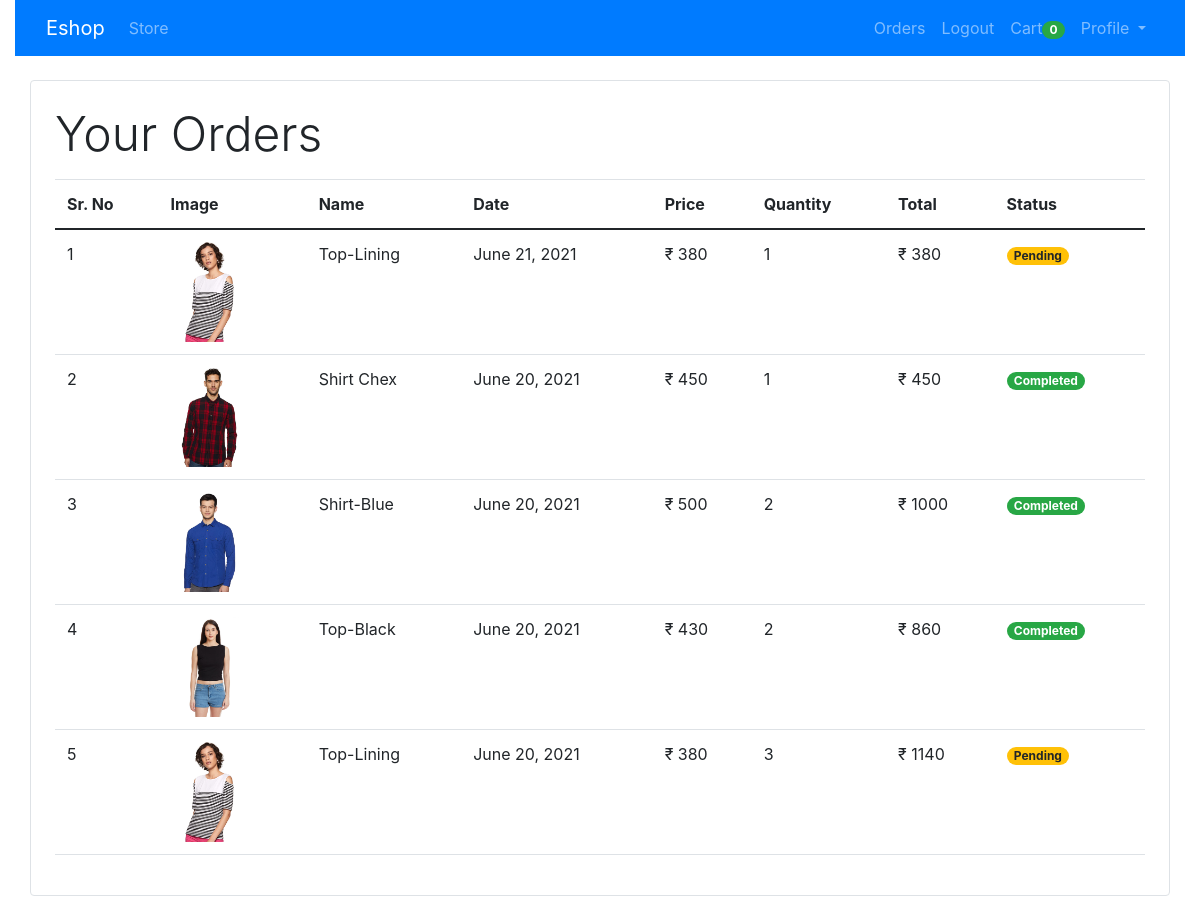
The app's page /orders (signed in) with its own data.
### store/models/orders.py (models this page shows, shortened)
class Orders(models.Model):
    product=models.ForeignKey(Product,on_delete=models.CASCADE)
    customer=models.ForeignKey(Customer,on_delete=models.CASCADE)
    quantity=models.IntegerField(default=1)
    price=models.IntegerField()
    address=models.CharField(max_length=200,default='')
    phone=models.CharField(max_length=12,default='')
    date=models.DateField(default=datetime.datetime.today)
    status=models.BooleanField(default=False)
    @staticmethod
    def get_order_by_customers(customer):
        return Orders.objects.filter(customer=customer).order_by('date')

### store/models/product.py (models this page shows, shortened)
class Product(models.Model):
    name=models.CharField(max_length=50)
    price=models.IntegerField(default=0)
    category=models.ForeignKey(Category,on_delete=models.CASCADE,default=1)
    description=models.CharField(max_length=200,default='',null=True,blank=True)
    image=models.ImageField(upload_to='uploads/products/')

### store/views/orders.py (the view)
# urls.py: path('orders', orders.Orders.as_view(),name='orders'),  #path('orders', auth_middleware(orders.Orders.as_view()),name='orders'),
class Orders(View):
    @method_decorator(auth_middleware)
    def get(self,request):
        customer=request.session.get('customer')
        orders=ord.get_order_by_customers(customer)
        orders=orders.reverse()
        return render(request,'orders.html',{'orders':orders})

### store/templatetags/custom_filter.py (called while the page is built)
@register.filter(name='currency')
def currency(number):
    return "₹ " + str(number)

@register.filter(name='multiply')
def multiply(number1,number2):
    return number1*number2

### store/templates/orders.html (shortened to what this page needs)
{% extends 'base.html' %}
{% block body %}
{% load cart%}
{% load custom_filter%}
<div class="container mx-auto border rounded m-4  p-4">
    <p class='display-5'> Your Orders</p>
    <table class="table">
        <thead>
            <tr>
                <th>Sr. No</th>
                <th>Image</th>
                <th>Name</th>
                <th>Date</th>
                <th>Price</th>
                <th>Quantity</th>
                <th>Total</th>
                <th>Status</th>
            </tr>
        </thead>
        <tbody>
        {% for order in orders%}
            <tr>
                <td>{{forloop.counter}}</td>
                <td><img src="{{order.product.image.url}}" style="height:100px;" class=" rounded float-left" alt="..."></td>
                <td>{{order.product.name}}</td>
                <td>{{order.date}}</td>
                <td>{{order.price|currency}}</td>
                <td>{{order.quantity}}</td>
                <td>{{order.price|multiply:order.quantity|currency}}</td>
                {% if order.status%}
                    <td ><span class="badge badge-pill badge-success">Completed</small></td>
                {% else %}
                    <td><span class="badge badge-pill badge-warning">Pending</small></td>
                {%endif%}
            </tr>
        {% endfor %}
        </tbody>
    </table>
</div>
<link rel="stylesheet" href="https://stackpath.bootstrapcdn.com/bootstrap/4.2.1/css/bootstrap.min.css">
{% endblock body %}

### records on screen
Orders: product.image (picture), product.name "Top-Lining", date "June 21, 2021", price "₹ 380", quantity "1", price|multiply "₹ 380", status "Pending"
Orders: product.image (picture), product.name "Shirt Chex", date "June 20, 2021", price "₹ 450", quantity "1", price|multiply "₹ 450", status "Completed"
Orders: product.image (picture), product.name "Shirt-Blue", date "June 20, 2021", price "₹ 500", quantity "2", price|multiply "₹ 1000", status "Completed"
Orders: product.image (picture), product.name "Top-Black", date "June 20, 2021", price "₹ 430", quantity "2", price|multiply "₹ 860", status "Completed"
Orders: product.image (picture), product.name "Top-Lining", date "June 20, 2021", price "₹ 380", quantity "3", price|multiply "₹ 1140", status "Pending"

### other values on screen
{{ request.session.cart.keys|length }} "0"
